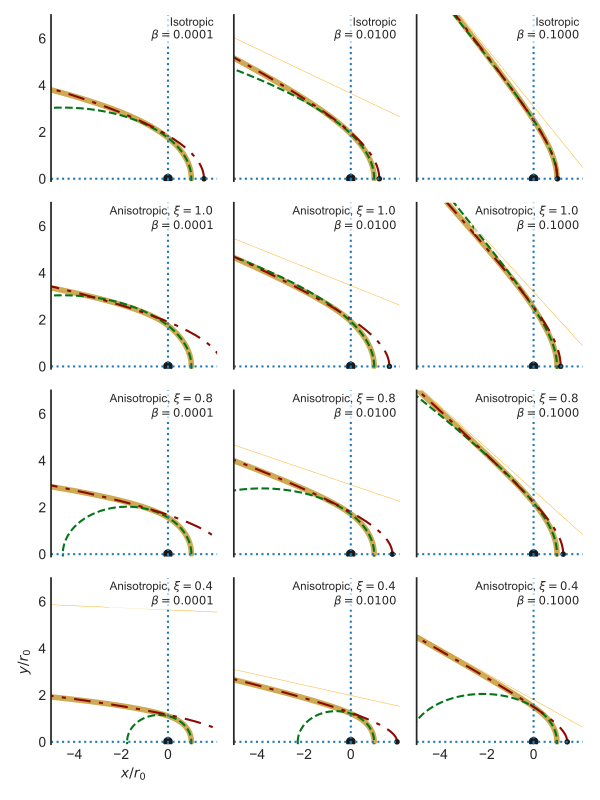

Recreate this plot in Python.
import sys
import numpy as np
import astropy.modeling.fitting
from matplotlib import pyplot as plt
import seaborn as sns
import equation6
import conic_parameters
import theta_ratio_fit 
sys.path.append('../conic-projection')
from conproj_utils import Conic

XI_LIST = [None, 1.0, 0.8, 0.4]
BETA_LIST = [0.1, 0.01, 0.0001]
nxi, nbeta = len(XI_LIST), len(BETA_LIST)

methods = {
    'headtail': 'match head to tail',
    'gradient': 'match R90 and gradient',
    'asymptote': 'match R90 and asymptote',
}
# Method used to get initial guess at tail parameters It isn't
# critical how good this is since the fitting will sort things out
# independently of the starting point
approx_method = methods['headtail']

ntheta = 100
theta = np.linspace(0.0, np.pi, ntheta)

figfilename = sys.argv[0].replace('.py', '.pdf')

sns.set_style('white')
sns.set_color_codes('dark')

NROWS = 2
fig, axes = plt.subplots(nxi, nbeta, sharex=True, sharey=True)

xmin, xmax = -5.0, 2.1
ymin, ymax = -0.1, 7.0
# xmin, xmax = -7.0, 4.1
# ymin, ymax = -0.1, 11.0

ytop = ymin + 0.98*(ymax - ymin)
xright = xmin + 0.98*(xmax - xmin)
whitebox = {'edgecolor': 'none', 'facecolor': 'white',
            'alpha': 0.7, 'boxstyle': 'round,pad=0.1'}


# x-data for tail asymptote
xa = np.linspace(xmin, xmax, 2)

# Set up fitter for fitting the tail
fit = astropy.modeling.fitting.LevMarLSQFitter()

for j, xi in enumerate(XI_LIST):
    for i, beta in enumerate(BETA_LIST[::-1]):
        ax = axes[j, i]

        # The exact solution to the shell
        if xi is None:
            shell = equation6.Shell(innertype='isotropic', beta=beta)
        else:
            shell = equation6.Shell(innertype='anisotropic', beta=beta, xi=xi)
        R, theta1 = shell.radius(theta, full=True)
        ratio = theta1/theta
        R_crw = R/shell.R0
        x_crw = R_crw*np.cos(theta)
        y_crw = R_crw*np.sin(theta)

        # Fit to head and analytic fit to fit to tail
        ht = conic_parameters.HeadTail(beta, xi=xi, xmin=0.0, method='analytic fit')

        # And calculate Cartesian arrays for the shapes
        x_head = ht.x_head(ht.t_h)
        y_head = ht.y_head(ht.t_h)

        x_tail = ht.x_tail(ht.t_t)
        y_tail = ht.y_tail(ht.t_t)

        # asymptote to tail
        ya = (ht.x0_t - xa)*np.tan(ht.theta_t)
        ax.plot(xa, ya, lw=0.3, color='orange')

        ax.plot(x_crw, y_crw, lw=4, color='y', alpha=0.7)
        ax.plot(x_head, y_head, '--', color='g')
        ax.plot(x_tail, y_tail, '-', dashes=[8, 4, 2, 4], color='r')
        ax.plot(0.0, 0.0, 'o', color='k')
        ax.plot(ht.x0_t - ht.a_t, 0.0, '.', color='k')
        ax.axhline(ls=':')
        ax.axvline(ls=':')
        ax.set_aspect('equal', adjustable='box-forced')

        if xi is None:
            text = r'Isotropic'
        else:
            text = r'Anisotropic, $\xi = {:.1f}$'.format(xi)
        text += '\n' + r'$\beta = {:.4f}$'.format(beta)
        # text += ', ' + r'$D = {:.1f}$'.format(ht.D)
        # text += '\n' + r'$x_t = {:.1f}$'.format(ht.x0_t)
        # text += ', ' + r'$x_t - a_t = {:.1f}$'.format(ht.x0_t - ht.a_t)
        # text += ', ' + r"$\theta_t = {:.1f}$".format(np.degrees(-ht.theta_t))
        # text += '\n' + r'$x_h = {:.1f}$'.format(ht.x0_h)
        # text += ', ' + r"$\theta_h = {:.1f}$".format(np.degrees(ht.theta_h))
        ax.text(xright, ytop, text,
                ha='right', va='top', bbox=whitebox, fontsize='small')

# Put axis labels on lower left panel only
axes[-1, 0].set(
    xlim=[xmin, xmax], ylim=[ymin, ymax],
    xticks=[-4, -2, 0],
    xlabel=r'$x / r_{0}$', ylabel=r'$y / r_{0}$',
)

sns.despine(bottom=True)
fig.set_size_inches(2*nbeta, 2*nxi)
fig.tight_layout()
fig.savefig(figfilename)
print(figfilename, end='')
